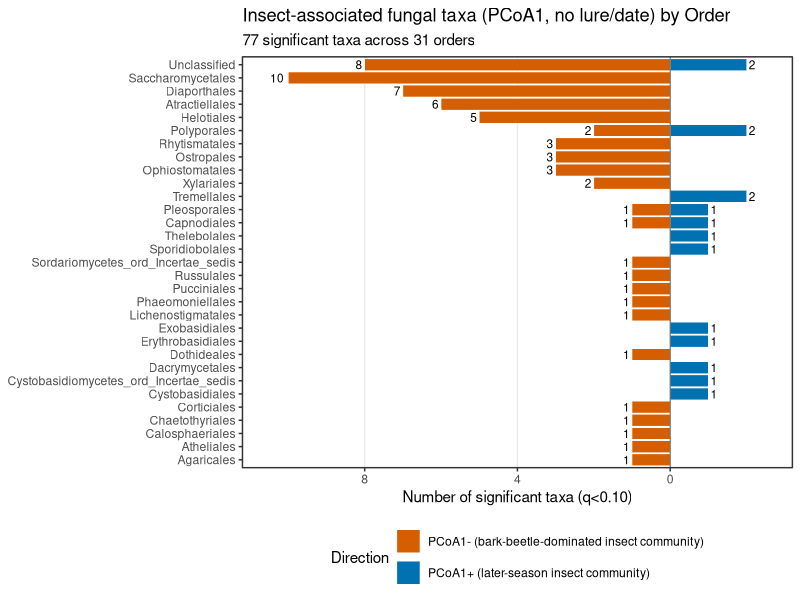
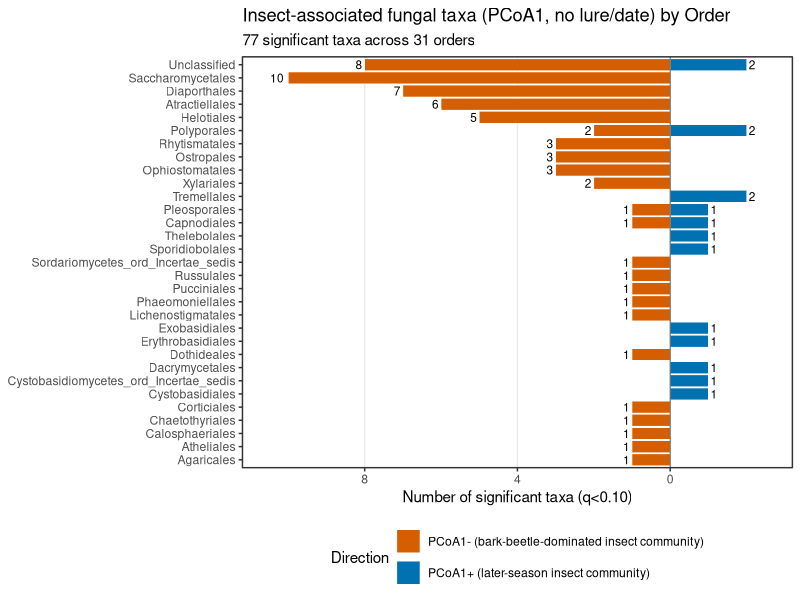

Write R code to recreate these figures, in order.
# Exploratory: Order-level taxonomic breakdown of the fungal taxa
# significantly (q<0.10) associated with insect_PCoA1, no lure/date
# covariates -- data/compare_insects_fungi_top3axes/fungal_insect_
# association_results.PCoA1_only.no_lure.csv (same 77 hits as fig3/fig4
# panel c, top-200 CoCA-loading candidates). Family was already broken down
# in fig4 (presentation_items/fig4_association_taxonomic_breakdown.R);
# Order is one level coarser -- fewer, broader groups, useful for a quick
# look at whether the pattern holds up (or looks different) at that level.

library(dplyr)
library(ggplot2)

fig_dir <- "figures"

q_threshold <- 0.10

tax <- read.delim("data/2024_fungi/ASVs_taxonomy.tsv", row.names = 1) %>%
  tibble::rownames_to_column("taxon") %>%
  transmute(taxon, Order = sub("^o__", "", Order))

res <- read.csv("data/compare_insects_fungi_top3axes/fungal_insect_association_results.PCoA1_only.no_lure.csv") %>%
  filter(q_value < q_threshold) %>%
  left_join(tax, by = "taxon") %>%
  mutate(
    Order = ifelse(is.na(Order) | Order == "", "Unclassified", Order),
    direction = ifelse(t_stat > 0, "PCoA1+ (later-season insect community)", "PCoA1- (bark-beetle-dominated insect community)")
  )

cat(nrow(res), "significant taxa across", n_distinct(res$Order), "orders\n")

counts <- res %>%
  count(Order, direction) %>%
  mutate(signed_n = ifelse(grepl("\\+", direction), n, -n))

order_rank <- counts %>% group_by(Order) %>% summarize(total = sum(n)) %>% arrange(total)
counts <- counts %>% mutate(Order = factor(Order, levels = order_rank$Order))

p <- ggplot(counts, aes(x = Order, y = signed_n, fill = direction)) +
  geom_col(color = "white", linewidth = 0.2) +
  geom_hline(yintercept = 0, color = "grey30", linewidth = 0.3) +
  geom_text(aes(label = n, hjust = ifelse(signed_n >= 0, -0.3, 1.3)), size = 3) +
  coord_flip(clip = "off") +
  scale_y_continuous(labels = abs, expand = expansion(mult = c(0.1, 0.1))) +
  scale_fill_manual(values = c("PCoA1+ (later-season insect community)" = "#0072B2",
                                "PCoA1- (bark-beetle-dominated insect community)" = "#D55E00")) +
  labs(x = NULL, y = "Number of significant taxa (q<0.10)", fill = "Direction",
       title = "Insect-associated fungal taxa (PCoA1, no lure/date) by Order",
       subtitle = paste0(nrow(res), " significant taxa across ", n_distinct(res$Order), " orders")) +
  guides(fill = guide_legend(nrow = 2)) +
  theme_bw() +
  theme(legend.position = "bottom", panel.grid.major.y = element_blank(), panel.grid.minor = element_blank())

print(p)
ggsave(file.path(fig_dir, "fungi_insect_order_breakdown.png"), p, width = 8, height = 7.5, dpi = 300, bg = "white")

cat("Wrote", file.path(fig_dir, "fungi_insect_order_breakdown.png"), "\n")
